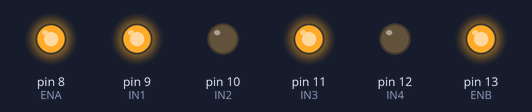
Bench run of a program on a simulated Arduino Uno, built with avr-gcc and run on an emulated ATmega328P. Shown: output pins drawn as LEDs (lit = HIGH).

Above: at 0.5 s.
At 2.5 s:
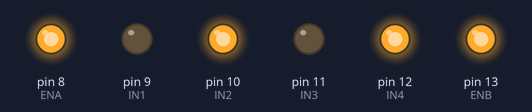
At 3.5 s:
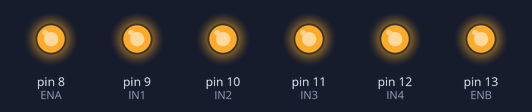
Timing chart, 0 to 5.2 s (numbered marks = the images above):
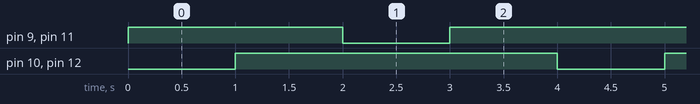

The program:

main.cpp
```cpp
#include <Arduino.h>

#define ENB 13
#define IN4 12
#define IN3 11
#define IN2 10
#define IN1 9
#define ENA 8

void forward(int time) {
  digitalWrite(IN1, HIGH);
  digitalWrite(IN2, LOW);
  digitalWrite(IN3, HIGH);
  digitalWrite(IN4, LOW);
  delay(time);
  digitalWrite(IN1, HIGH);
  digitalWrite(IN2, HIGH);
  digitalWrite(IN3, HIGH);
  digitalWrite(IN4, HIGH);
}

void reverse(int time) {
  digitalWrite(IN1, LOW);
  digitalWrite(IN2, HIGH);
  digitalWrite(IN3, LOW);
  digitalWrite(IN4, HIGH);
  delay(time);
  digitalWrite(IN1, HIGH);
  digitalWrite(IN2, HIGH);
  digitalWrite(IN3, HIGH);
  digitalWrite(IN4, HIGH);
}

void setup() {
  pinMode(ENB, OUTPUT);
  pinMode(IN4, OUTPUT);
  pinMode(IN3, OUTPUT);
  pinMode(IN2, OUTPUT);
  pinMode(IN1, OUTPUT);
  pinMode(ENA, OUTPUT);

  digitalWrite(ENA, HIGH);
  digitalWrite(ENB, HIGH);
}

void loop() {
  forward(1000);
  delay(1000);
  reverse(1000);
  delay(1000);
}
```

Measured:
- by itself, pin 9 (IN1), pin 11 (IN3): repeats every 4.0 s: LOW 1.0 s, HIGH 3.0 s
- by itself, pin 10 (IN2), pin 12 (IN4): alternates HIGH for 3.0 s and LOW for 1.0 s
- by itself, everything shown: repeats every 4.0 s, in 4 steps
